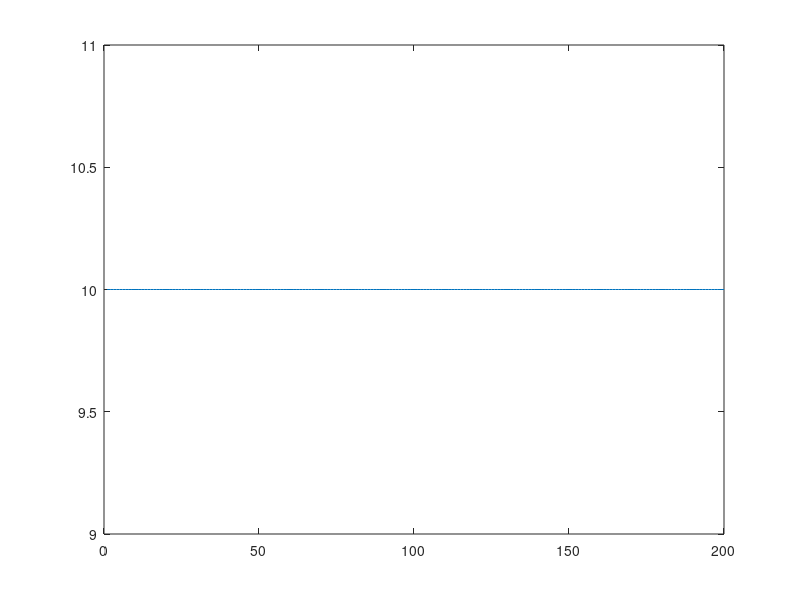

Reproduce this figure in MATLAB. (Note: this script raises an error after producing the figure.)
% Resource Extraction Problem

clear
clc

close all
Beta= 0.05;
RStepSize= 0.1;
QStepSize= RStepSize;
X= 100;
b= 5;
MaxQ= X/b;
MaxR= 20;
myTime= 100;

%initialization
Q_i= X/(2*b);
Pi_i= Q_i*(X-b*Q_i);
for Ri= 1:round((MaxR/RStepSize))
    t_i= RStepSize*(Ri)/Q_i;
    VR_init(Ri)= Pi_i/Beta*(1-exp(-Beta*t_i));
end
QArr= Q_i*ones(round((MaxR/RStepSize)),1);

%QArr= ones(round((MaxR/RStepSize)),1);
VR_init= 10*ones(round((MaxR/RStepSize)),1);
figure(1)
%Plot initial Value function versus R0
plot(VR_init), hold on
[VR,myEr,NQArr]= myExtractionII(VR_init,MaxR,MaxQ,RStepSize,X,b,Beta,QArr);

%Plot optimized Value function versus R0
plot(VR)
title('V(R) vs R - Initial guess & final answer')
IterationN= size(myEr,2);
LastErr= myEr(IterationN);
%plot Extraction over time
% R0= MaxR;
% ExtraArr= [];
% ProfitArr= [];
% PriceArr= [];
% while R0>0 
%     Diff= .1;
%     for Q= 0:QStepSize:MaxQ
%         Pi= Q*(X-b*Q);
%         RR= round(R0/RStepSize);
%         RQ= round((R0-Q)/RStepSize);
%         if (RR>0)&&(RQ>0)
%             if (VR(RR)-Beta*VR(RQ)-Pi)<Diff
%                 Diff= (VR(RR)-Beta*VR(RQ)-Pi);
%                 Qi= Q;
%             end
%         else
%             break
%         end
%         
%     end
%     Diff;
%     ExtraArr = [ExtraArr Qi];
%     PriceArr= [PriceArr X-b*Qi];
%     ProfitArr= [ProfitArr Qi*(X-b*Qi)];
%     R0= R0-Qi;
% 
% end


%New method to find Extraction path for a specific R0
R0= MaxR;
NExtraArr= zeros(myTime,1);
j= 1;
while (R0>0)&&(NQArr(Ri)>0)
    Ri= round(R0/RStepSize);
    NExtraArr(j)= NQArr(Ri);
    R0= R0-NQArr(Ri);
    j= j+1;
end

[[.1:RStepSize:MaxR]' NQArr(:) VR(:)]

PriceArr= zeros(myTime,1);
for i=1:(j-1)
    PriceArr(i)=X-b*NExtraArr(i);
end
ProfitArr= PriceArr.*NExtraArr;
figure(2)
plot(NExtraArr), hold on
plot(PriceArr)
axis([0 200 0 300])
title('Extraction(Q),Price(P) vs time')

figure(3)
%plot Profit over time
plot(ProfitArr)
title('Profit(Pi) vs time')